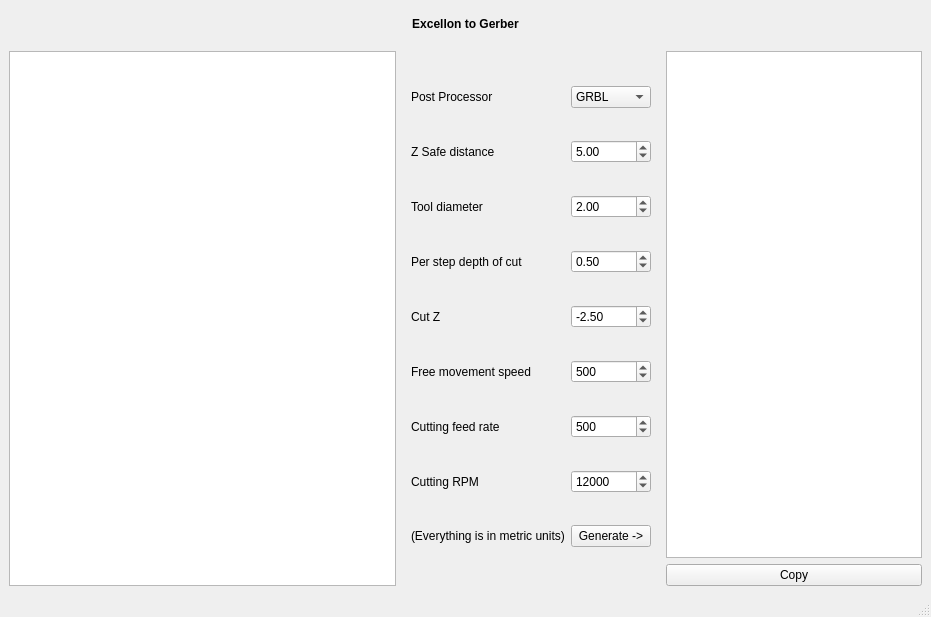
<?xml version="1.0" encoding="UTF-8"?>
<ui version="4.0">
 <class>MainWindow</class>
 <widget class="QMainWindow" name="MainWindow">
  <property name="geometry">
   <rect>
    <x>0</x>
    <y>0</y>
    <width>931</width>
    <height>617</height>
   </rect>
  </property>
  <property name="windowTitle">
   <string>MainWindow</string>
  </property>
  <widget class="QWidget" name="centralwidget">
   <layout class="QGridLayout" name="gridLayout">
    <item row="0" column="0" colspan="5">
     <widget class="QLabel" name="label_11">
      <property name="sizePolicy">
       <sizepolicy hsizetype="Preferred" vsizetype="Minimum">
        <horstretch>0</horstretch>
        <verstretch>0</verstretch>
       </sizepolicy>
      </property>
      <property name="maximumSize">
       <size>
        <width>16777215</width>
        <height>30</height>
       </size>
      </property>
      <property name="font">
       <font>
        <bold>true</bold>
       </font>
      </property>
      <property name="text">
       <string>Excellon to Gerber</string>
      </property>
      <property name="alignment">
       <set>Qt::AlignCenter</set>
      </property>
     </widget>
    </item>
    <item row="2" column="0" rowspan="6">
     <widget class="QPlainTextEdit" name="excellonCode">
      <property name="sizePolicy">
       <sizepolicy hsizetype="MinimumExpanding" vsizetype="Expanding">
        <horstretch>0</horstretch>
        <verstretch>0</verstretch>
       </sizepolicy>
      </property>
     </widget>
    </item>
    <item row="2" column="3" rowspan="5" colspan="2">
     <widget class="QPlainTextEdit" name="millingCode">
      <property name="sizePolicy">
       <sizepolicy hsizetype="Expanding" vsizetype="Expanding">
        <horstretch>0</horstretch>
        <verstretch>0</verstretch>
       </sizepolicy>
      </property>
     </widget>
    </item>
    <item row="2" column="1" rowspan="6" colspan="2">
     <widget class="QWidget" name="widget" native="true">
      <property name="sizePolicy">
       <sizepolicy hsizetype="MinimumExpanding" vsizetype="Expanding">
        <horstretch>0</horstretch>
        <verstretch>0</verstretch>
       </sizepolicy>
      </property>
      <layout class="QGridLayout" name="gridLayout_2">
       <item row="0" column="0">
        <widget class="QLabel" name="label_12">
         <property name="text">
          <string>Post Processor</string>
         </property>
        </widget>
       </item>
       <item row="5" column="0">
        <widget class="QLabel" name="label_7">
         <property name="text">
          <string>Free movement speed</string>
         </property>
        </widget>
       </item>
       <item row="1" column="1">
        <widget class="QDoubleSpinBox" name="zSafeDistance">
         <property name="value">
          <double>5.000000000000000</double>
         </property>
        </widget>
       </item>
       <item row="6" column="0">
        <widget class="QLabel" name="label_8">
         <property name="text">
          <string>Cutting feed rate</string>
         </property>
        </widget>
       </item>
       <item row="7" column="1">
        <widget class="QSpinBox" name="cuttingRPM">
         <property name="maximum">
          <number>100000</number>
         </property>
         <property name="value">
          <number>12000</number>
         </property>
        </widget>
       </item>
       <item row="0" column="1">
        <widget class="QComboBox" name="postProcessor">
         <item>
          <property name="text">
           <string>GRBL</string>
          </property>
         </item>
        </widget>
       </item>
       <item row="4" column="0">
        <widget class="QLabel" name="label_6">
         <property name="text">
          <string>Cut Z</string>
         </property>
        </widget>
       </item>
       <item row="2" column="1">
        <widget class="QDoubleSpinBox" name="toolDiameter">
         <property name="value">
          <double>2.000000000000000</double>
         </property>
        </widget>
       </item>
       <item row="6" column="1">
        <widget class="QSpinBox" name="cuttingFeedrate">
         <property name="maximum">
          <number>100000</number>
         </property>
         <property name="value">
          <number>500</number>
         </property>
        </widget>
       </item>
       <item row="7" column="0">
        <widget class="QLabel" name="label_9">
         <property name="text">
          <string>Cutting RPM</string>
         </property>
        </widget>
       </item>
       <item row="3" column="0">
        <widget class="QLabel" name="label_4">
         <property name="text">
          <string>Per step depth of cut</string>
         </property>
        </widget>
       </item>
       <item row="3" column="1">
        <widget class="QDoubleSpinBox" name="perStepDepthOfCut">
         <property name="value">
          <double>0.500000000000000</double>
         </property>
        </widget>
       </item>
       <item row="1" column="0">
        <widget class="QLabel" name="label_5">
         <property name="text">
          <string>Z Safe distance</string>
         </property>
        </widget>
       </item>
       <item row="4" column="1">
        <widget class="QDoubleSpinBox" name="totalDepth">
         <property name="minimum">
          <double>-1000.000000000000000</double>
         </property>
         <property name="maximum">
          <double>5.000000000000000</double>
         </property>
         <property name="value">
          <double>-2.500000000000000</double>
         </property>
        </widget>
       </item>
       <item row="2" column="0">
        <widget class="QLabel" name="label_3">
         <property name="text">
          <string>Tool diameter</string>
         </property>
        </widget>
       </item>
       <item row="8" column="0">
        <widget class="QLabel" name="label_10">
         <property name="text">
          <string>(Everything is in metric units)</string>
         </property>
        </widget>
       </item>
       <item row="8" column="1">
        <widget class="QPushButton" name="buttonGenerateGCode">
         <property name="text">
          <string>Generate -&gt;</string>
         </property>
        </widget>
       </item>
       <item row="5" column="1">
        <widget class="QSpinBox" name="freeMovementSpeed">
         <property name="maximum">
          <number>100000</number>
         </property>
         <property name="value">
          <number>500</number>
         </property>
        </widget>
       </item>
      </layout>
     </widget>
    </item>
    <item row="1" column="0" colspan="5">
     <spacer name="verticalSpacer">
      <property name="orientation">
       <enum>Qt::Vertical</enum>
      </property>
      <property name="sizeType">
       <enum>QSizePolicy::Minimum</enum>
      </property>
      <property name="sizeHint" stdset="0">
       <size>
        <width>20</width>
        <height>6</height>
       </size>
      </property>
     </spacer>
    </item>
    <item row="7" column="3" colspan="2">
     <widget class="QPushButton" name="buttonCopyGCode">
      <property name="text">
       <string>Copy</string>
      </property>
     </widget>
    </item>
   </layout>
  </widget>
  <widget class="QMenuBar" name="menubar">
   <property name="geometry">
    <rect>
     <x>0</x>
     <y>0</y>
     <width>931</width>
     <height>22</height>
    </rect>
   </property>
  </widget>
  <widget class="QStatusBar" name="statusbar"/>
 </widget>
 <resources/>
 <connections/>
</ui>
